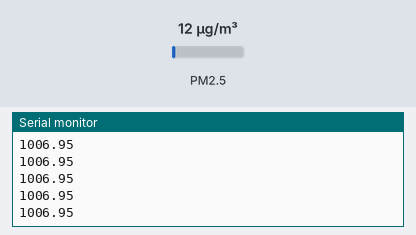
This sketch was run on a simulated Arduino Uno, built with avr-gcc and run on an emulated ATmega328P. Shown: the last lines printed to the serial monitor. Wiring (inferred from the names in the program): dust sensor: data pin 8. The test bench sets the inputs (shaded band); at power-on: PM2.5 12 µg/m³.

Above: at 1.2 s.
1.3 s: PM2.5 set to 6 µg/m³
At 1.76 s:
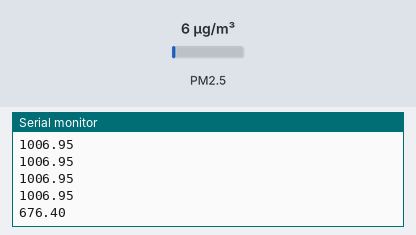
2.8 s: PM2.5 set to 75 µg/m³
At 2.96 s:
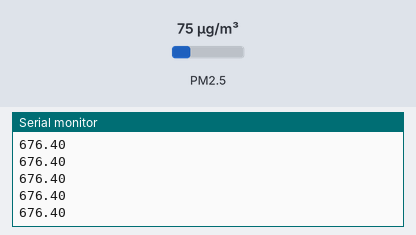
Timing chart, 0 to 5.8 s (numbered marks = the images above; inputs shaded):
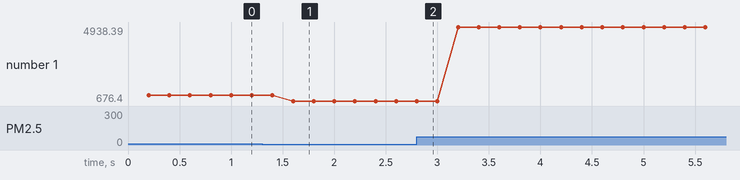

The sketch:

dust_sensor.ino
```cpp
/*
 dust_sensor.ino V1
 Réalisé par:
 - MENOUER Amjad
 - RANARIMAHEFA Mitantsoa Michel
 Script qui relève les données du capteur de poussiere et l'envoie sur le port Série.
 Televerser ce script sur l'Arduino ensuite débrancher le cable USB-AB de l'ordinateur
 et le brancher sur l'un des ports USB du raspberry.

 Capteur optique de poussiere : Shinyei Model PPD42NS
 JST Pin 1 (Black Wire)   //Arduino GND
 JST Pin 3 (Red wire)     //Arduino 5VDC
 JST Pin 4 (Yellow wire)  //Broche numérique Arduino 8
 */

int pin = 8; //Broche numérique Arduino 8
unsigned long duration;
unsigned long starttime;
unsigned long sampletime_ms = 150; //sampe 30s
unsigned long lowpulseoccupancy = 0; // correspond au Lo Pulse Occupancy Time (LPO Time) détecté dans un intervalle de 30 s
float ratio = 0;  // indique a quel niveau le temps LPO utilise l'integralite de l'intervalle d'echantillonnage.
float concentration = 0; // densite de l'air en particule/0.01 pieds cube (pieces/0.01 cubic feet) | 0,01 = 0,0002831685 m/3

void setup() {
  Serial.begin(9600);
  pinMode(8,INPUT);
  starttime = millis(); // recuperation temps actuel
}

void loop() {
  duration = pulseIn(pin, LOW);
  lowpulseoccupancy = lowpulseoccupancy+duration;

  if ((millis()-starttime) >= sampletime_ms) //si la durée d'échantillonnage == 30 s
  {
    ratio = lowpulseoccupancy/(sampletime_ms*10.0);  // Integer percentage 0=>100
    concentration = 1.1*pow(ratio,3)-3.8*pow(ratio,2)+520*ratio+0.62; // // en utilisant la courbe de la fiche technique
    Serial.println(concentration);
    //Serial.println(" pcs/0.01cf");

    lowpulseoccupancy = 0;
    starttime = millis();
  }
}
```

Measured:
- after the input at 1.3 s, the serial monitor: prints a new line after 0.30 s (image 1)
- plotted number 1: 1006.95 → 676.4 after the input at 1.3 s, 676.4 → 4938.39 after the input at 2.8 s
